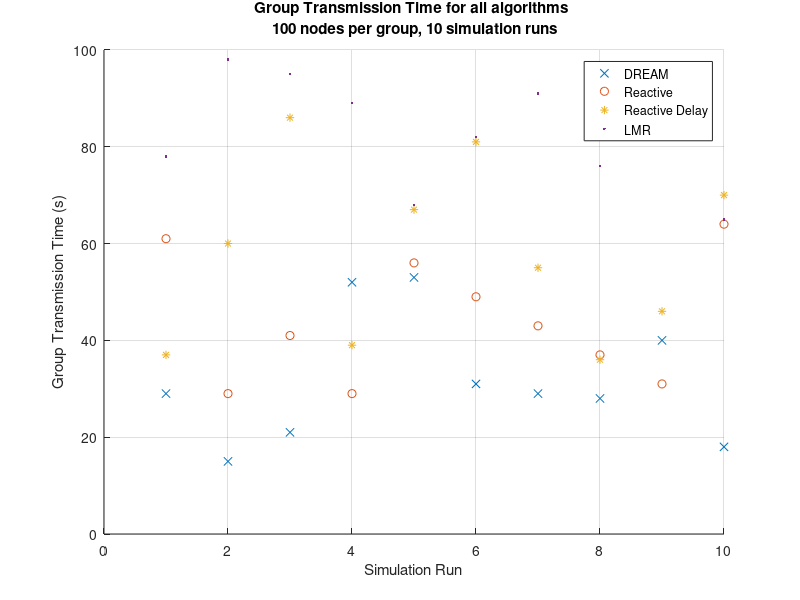
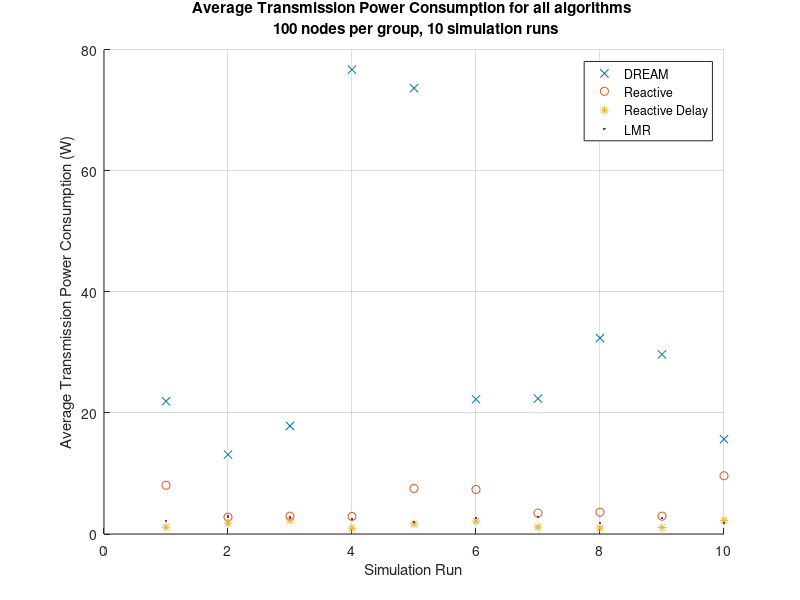
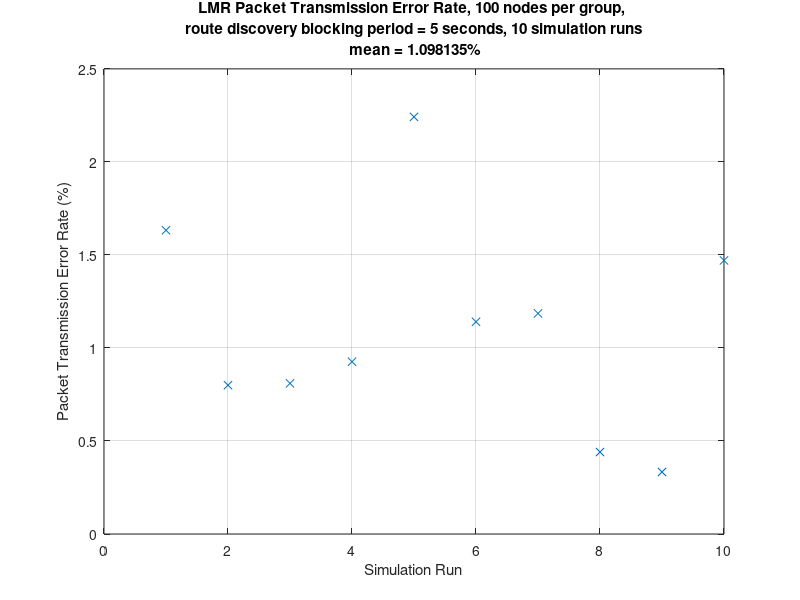

MATLAB code for these plots, in order:
clear
close all

% 100 nodes per group results

n = 100;
plot_figs = 1;

active={};
reactive={};
reactive_delay={};
lmr={};

active{1} = [ % Active GTT
    29
    15
    21
    52
    53
    31
    29
    28
    40
    18
    ];

active{2} = mean(active{1}); % Mean GTT
active{3} = median(active{1}); % Median GTT
active{4} = range(active{1}); % Range of GTT values

active{5} = [ % Average Transmission Power Consumption (ATPC)
    2.193800e+01
    1.311950e+01
    1.785225e+01
    7.673900e+01
    7.367100e+01
    2.226525e+01
    2.236925e+01
    3.237675e+01
    2.968375e+01
    1.567225e+01
    ];

active{6} = mean(active{5}); % Mean ATPC
active{7} = median(active{5}); % Median ATPC
active{8} = range(active{5}); % Range

active{9} = [ % Simulation times
    119.974096
    112.664051
    118.429393
    142.125749
    135.990389
    120.945421
    121.121650
    125.714186
    122.264300
    123.662824
    ];

active{10} = mean(active{9}); % Mean simulation time

reactive{1} = [ % Reactive GTT
    61
    29
    41
    29
    56
    49
    43
    37
    31
    64
    ];

reactive{2} = mean(reactive{1});
reactive{3} = median(reactive{1}); 
reactive{4} = range(reactive{1});

reactive{5} = [ % Average Transmission Power Consumption (ATPC)
    8.058000
    2.774000
    2.948000
    2.916000
    7.540000
    7.360000
    3.460000
    3.604000
    2.950000
    9.624000
    ];

reactive{6} = mean(reactive{5}); % Mean ATPC
reactive{7} = median(reactive{5}); % Median ATPC
reactive{8} = range(reactive{5}); % Range

reactive{9} = [ % Simulation times
    7.770188
    4.635420
    4.962202
    4.707025
    7.099807
    7.077286
    5.194617
    5.052334
    4.655389
    8.578722
    ];

reactive{10} = mean(reactive{9}); % Mean simulation time

reactive_delay{1} = [ % Reactive_delay GTT
    37
    60
    86
    39
    67
    81
    55
    36
    46
    70
    ];

reactive_delay{2} = mean(reactive_delay{1});
reactive_delay{3} = median(reactive_delay{1});
reactive_delay{4} = range(reactive_delay{1});

reactive_delay{5} = [ % Average Transmission Power Consumption (ATPC)
    1.120000
    1.792000
    2.312000
    9.480000e-01
    1.674000
    2.116000
    1.148000
    1.000000
    1.066000
    2.210000
    ];

reactive_delay{6} = mean(reactive_delay{5}); % Mean ATPC
reactive_delay{7} = median(reactive_delay{5}); % Median ATPC
reactive_delay{8} = range(reactive_delay{5}); % Range

reactive_delay{9} = [ % Simulation times
    4.017483
    4.615974
    5.018556
    3.979808
    4.608372
    4.923176
    4.159973
    4.115242
    3.985539
    5.003800
    ];

reactive_delay{10} = mean(reactive_delay{9}); % Mean simulation time

lmr{1} = [ % LMR GTT
    78
    98
    95
    89
    68
    82
    91
    76
    86
    65
    ];

lmr{2} = mean(lmr{1}); % Mean GTT
lmr{3} = median(lmr{1}); % Median GTT
lmr{4} = range(lmr{1}); % Range

lmr{5} = [ % Average Transmission Power Consumption (ATPC)
    2.104500
    2.879000
    2.746000
    2.501000
    1.964500
    2.661500
    2.787500
    1.780000
    2.615000
    1.808500
    ];

lmr{6} = mean(lmr{5}); % Mean ATPC
lmr{7} = median(lmr{5}); % Median ATPC
lmr{8} = range(lmr{5}); % Range

lmr{9} = [ % Simulation times
    5.441605
    5.775425
    5.689556
    5.399999
    5.460100
    5.729329
    5.797881
    5.861410
    8.892707
    7.594679
    ];

lmr{10} = mean(lmr{9}); % Mean simulation time

lmr{11} = [ % Packet Transmission Error Rate (PTER)
    1.632653
    8.000000e-01
    8.097166e-01
    9.259259e-01
    2.242152
    1.140684
    1.185771
    4.405286e-01
    3.333333e-01
    1.470588
    ];

lmr{12} = mean(lmr{11}); % Mean PTER
lmr{13} = median(lmr{11}); % Median PTER
lmr{14} = range(lmr{11}); % Range

if plot_figs
    
    figure(1)
    hold on
    plot(active{1},'x')
    plot(reactive{1},'o')
    plot(reactive_delay{1},'*')
    plot(lmr{1},'.')
    hold off
    grid on
    xlabel('Simulation Run')
    ylabel('Group Transmission Time (s)')
%     ylim([0 200])
    legend('DREAM', 'Reactive', 'Reactive Delay', 'LMR', 'Location', 'best')
    str = sprintf('Group Transmission Time for all algorithms \n %d nodes per group, 10 simulation runs',n);
    title(str);
    
    figure(2)
    hold on
    plot(active{5},'x')
    plot(reactive{5},'o')
    plot(reactive_delay{5},'*')
    plot(lmr{5},'.')
    hold off
    grid on
    xlabel('Simulation Run')
    ylabel('Average Transmission Power Consumption (W)')
    legend('DREAM', 'Reactive', 'Reactive Delay', 'LMR', 'Location', 'best')
    str = sprintf('Average Transmission Power Consumption for all algorithms \n %d nodes per group, 10 simulation runs',n);
    title(str);
    
    figure(3)
    plot(lmr{11},'x')
    xlabel('Simulation Run')
    ylabel('Packet Transmission Error Rate (%)')
    str = sprintf('LMR Packet Transmission Error Rate, %d nodes per group, \n route discovery blocking period = 5 seconds, 10 simulation runs \n mean = %f%%',n,lmr{12});
    title(str);
    grid on
end
